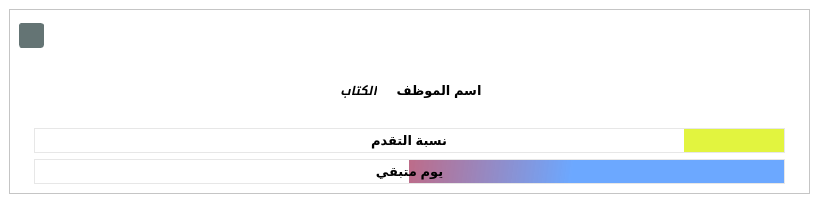
<?xml version="1.0" encoding="UTF-8"?>
<ui version="4.0">
 <class>ActiveDoc</class>
 <widget class="QWidget" name="ActiveDoc">
  <property name="geometry">
   <rect>
    <x>0</x>
    <y>0</y>
    <width>819</width>
    <height>205</height>
   </rect>
  </property>
  <property name="font">
   <font>
    <kerning>false</kerning>
   </font>
  </property>
  <property name="windowTitle">
   <string>Form</string>
  </property>
  <property name="styleSheet">
   <string notr="true">QWidget
{
	background-color: rgb(255, 255, 255);
}</string>
  </property>
  <layout class="QVBoxLayout" name="verticalLayout_3">
   <property name="leftMargin">
    <number>9</number>
   </property>
   <property name="topMargin">
    <number>9</number>
   </property>
   <property name="rightMargin">
    <number>9</number>
   </property>
   <item>
    <widget class="QFrame" name="frame">
     <property name="frameShape">
      <enum>QFrame::StyledPanel</enum>
     </property>
     <property name="frameShadow">
      <enum>QFrame::Raised</enum>
     </property>
     <layout class="QVBoxLayout" name="verticalLayout_2">
      <item>
       <layout class="QHBoxLayout" name="horizontalLayout_3">
        <item>
         <widget class="QPushButton" name="Bt_toArchive">
          <property name="maximumSize">
           <size>
            <width>25</width>
            <height>25</height>
           </size>
          </property>
          <property name="styleSheet">
           <string notr="true">QPushButton
{
 position: relative;
    padding: 7px 12px;
        padding-top: 7px;
        padding-bottom: 7px;
    font-size: 15px;
    font-family: Ubuntu;
    color: #ffffff;
    white-space: nowrap;
    background-color: rgb(100, 116, 116);
    border-radius: 3px;
        border-top-left-radius: 3px;
        border-top-right-radius: 3px;
        border-bottom-right-radius: 3px;
        border-bottom-left-radius: 3px;
    border: 1px solid rgb(100, 116, 116);
       
    vertical-align: middle;
}

QPushButton:hover
{
background-color:  rgb(148, 148, 148);
    border: 1px solid  rgb(148, 148, 148);
color: #ffffff;

}
</string>
          </property>
          <property name="text">
           <string/>
          </property>
          <property name="icon">
           <iconset resource="Icons.qrc">
            <normaloff>:/Icons/ic_archive_white_2x.png</normaloff>:/Icons/ic_archive_white_2x.png</iconset>
          </property>
          <property name="iconSize">
           <size>
            <width>20</width>
            <height>20</height>
           </size>
          </property>
         </widget>
        </item>
        <item>
         <spacer name="horizontalSpacer_3">
          <property name="orientation">
           <enum>Qt::Horizontal</enum>
          </property>
          <property name="sizeHint" stdset="0">
           <size>
            <width>40</width>
            <height>20</height>
           </size>
          </property>
         </spacer>
        </item>
        <item>
         <widget class="QPushButton" name="Bt_remove">
          <property name="styleSheet">
           <string notr="true">QPushButton
{
    padding: 7px 7px 7px 7px;
    font-size: 15px;
    font-family: Ubuntu;
    color: #ffffff;
    white-space: nowrap;
    background-color:#FFF;
   
    border-radius: 3px;
       
    border: 1px solid #FFF;
       
    vertical-align: middle;
}

QPushButton:hover
{
background-color:#FFFFF9;
    border: 1px solid #FFFFF9;
color: #ffffff;

}
</string>
          </property>
          <property name="text">
           <string/>
          </property>
          <property name="icon">
           <iconset resource="Icons.qrc">
            <normaloff>:/Icons/ic_clear_2x.png</normaloff>:/Icons/ic_clear_2x.png</iconset>
          </property>
          <property name="iconSize">
           <size>
            <width>15</width>
            <height>15</height>
           </size>
          </property>
         </widget>
        </item>
       </layout>
      </item>
      <item>
       <layout class="QHBoxLayout" name="horizontalLayout_2">
        <property name="leftMargin">
         <number>15</number>
        </property>
        <property name="rightMargin">
         <number>15</number>
        </property>
        <item>
         <spacer name="horizontalSpacer">
          <property name="orientation">
           <enum>Qt::Horizontal</enum>
          </property>
          <property name="sizeHint" stdset="0">
           <size>
            <width>40</width>
            <height>20</height>
           </size>
          </property>
         </spacer>
        </item>
        <item>
         <widget class="QLabel" name="L_titleDoc">
          <property name="font">
           <font>
            <pointsize>9</pointsize>
            <weight>75</weight>
            <italic>true</italic>
            <bold>true</bold>
           </font>
          </property>
          <property name="text">
           <string>الكتاب</string>
          </property>
          <property name="scaledContents">
           <bool>true</bool>
          </property>
          <property name="margin">
           <number>5</number>
          </property>
         </widget>
        </item>
        <item>
         <widget class="QLabel" name="label">
          <property name="maximumSize">
           <size>
            <width>25</width>
            <height>25</height>
           </size>
          </property>
          <property name="text">
           <string/>
          </property>
          <property name="pixmap">
           <pixmap resource="Icons.qrc">:/Icons/ic_create_2x.png</pixmap>
          </property>
          <property name="scaledContents">
           <bool>true</bool>
          </property>
         </widget>
        </item>
        <item>
         <widget class="QLabel" name="L_nameWorker">
          <property name="font">
           <font>
            <pointsize>10</pointsize>
            <weight>75</weight>
            <bold>true</bold>
           </font>
          </property>
          <property name="text">
           <string>اسم الموظف</string>
          </property>
          <property name="scaledContents">
           <bool>true</bool>
          </property>
          <property name="alignment">
           <set>Qt::AlignCenter</set>
          </property>
          <property name="wordWrap">
           <bool>false</bool>
          </property>
          <property name="margin">
           <number>5</number>
          </property>
         </widget>
        </item>
        <item>
         <spacer name="horizontalSpacer_2">
          <property name="orientation">
           <enum>Qt::Horizontal</enum>
          </property>
          <property name="sizeHint" stdset="0">
           <size>
            <width>40</width>
            <height>20</height>
           </size>
          </property>
         </spacer>
        </item>
       </layout>
      </item>
      <item>
       <layout class="QVBoxLayout" name="verticalLayout">
        <property name="leftMargin">
         <number>15</number>
        </property>
        <property name="topMargin">
         <number>0</number>
        </property>
        <property name="rightMargin">
         <number>15</number>
        </property>
        <property name="bottomMargin">
         <number>0</number>
        </property>
        <item>
         <widget class="QProgressBar" name="PB_advance">
          <property name="minimumSize">
           <size>
            <width>0</width>
            <height>0</height>
           </size>
          </property>
          <property name="maximumSize">
           <size>
            <width>16777215</width>
            <height>16777215</height>
           </size>
          </property>
          <property name="font">
           <font>
            <pointsize>10</pointsize>
            <weight>75</weight>
            <bold>true</bold>
            <kerning>false</kerning>
           </font>
          </property>
          <property name="layoutDirection">
           <enum>Qt::RightToLeft</enum>
          </property>
          <property name="styleSheet">
           <string notr="true">QProgressBar {
border:1px solid rgb(231, 231, 231);
background:  qlineargradient(spread:repeat, x1:0, y1:0.500273, x2:1, y2:0.505, stop:0.318182 rgba(82, 200, 18, 250), stop:0.715909 rgba(217, 241, 0, 192));
border-radius: 0px;

width: 10px;
}

QProgressBar::chunk {
background:white;
border: 1px solid white;
border-radius: 0px;
}</string>
          </property>
          <property name="maximum">
           <number>150</number>
          </property>
          <property name="value">
           <number>130</number>
          </property>
          <property name="alignment">
           <set>Qt::AlignCenter</set>
          </property>
          <property name="textVisible">
           <bool>true</bool>
          </property>
          <property name="invertedAppearance">
           <bool>true</bool>
          </property>
          <property name="format">
           <string>نسبة التقدم</string>
          </property>
         </widget>
        </item>
        <item>
         <widget class="QProgressBar" name="PB_daysLeft">
          <property name="maximumSize">
           <size>
            <width>16777215</width>
            <height>16777215</height>
           </size>
          </property>
          <property name="font">
           <font>
            <pointsize>10</pointsize>
            <weight>75</weight>
            <bold>true</bold>
           </font>
          </property>
          <property name="layoutDirection">
           <enum>Qt::RightToLeft</enum>
          </property>
          <property name="styleSheet">
           <string notr="true">QProgressBar {
border:1px solid rgb(231, 231, 231);
background: qlineargradient(spread:repeat, x1:0, y1:0.500273, x2:1, y2:0.505, stop:0.318182 rgba(255, 21, 0, 214), stop:0.715909 rgba(0, 104, 255, 147));
border-radius: 0px;

width: 10px;
}

QProgressBar::chunk {
background:white;
border: 1px solid white;
border-radius: 0px;

}</string>
          </property>
          <property name="value">
           <number>50</number>
          </property>
          <property name="alignment">
           <set>Qt::AlignCenter</set>
          </property>
          <property name="textVisible">
           <bool>true</bool>
          </property>
          <property name="invertedAppearance">
           <bool>true</bool>
          </property>
          <property name="format">
           <string>يوم متبقي</string>
          </property>
         </widget>
        </item>
       </layout>
      </item>
     </layout>
    </widget>
   </item>
  </layout>
 </widget>
 <resources>
  <include location="Icons.qrc"/>
 </resources>
 <connections/>
</ui>
